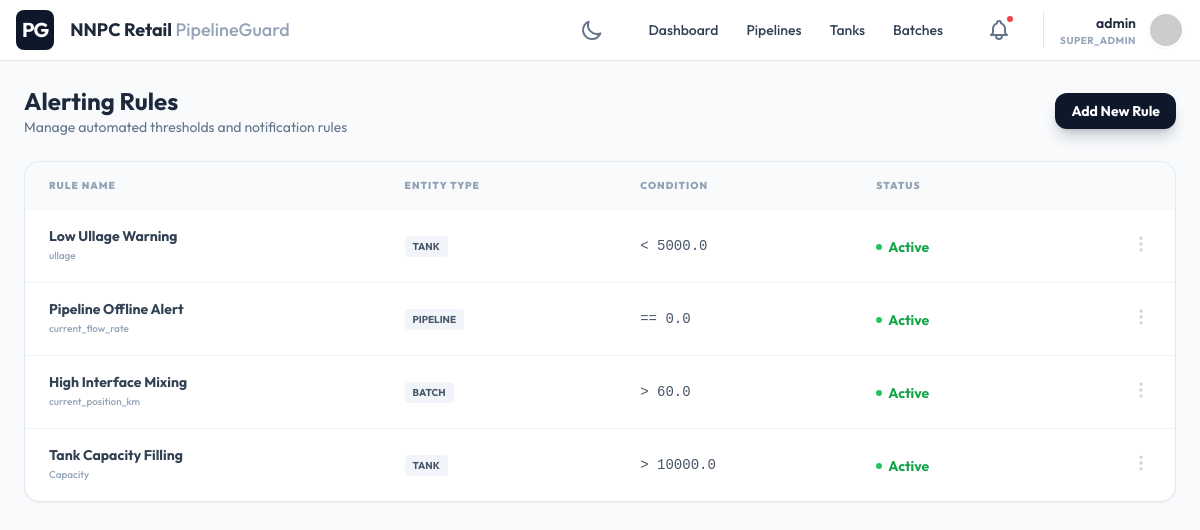
/alerts/rules/ (signed in), run on the app's committed database.
### core/models.py (models this page shows, shortened)
class Tenant(models.Model):
    name = models.CharField(max_length=255, unique=True)
    domain_name = models.CharField(max_length=255, unique=True, help_text="e.g., omc1.pipelineguard.com")
    api_key = models.CharField(max_length=64, unique=True, default=generate_api_key, editable=False)
    primary_color = models.CharField(max_length=20, default="#0f172a")
    secondary_color = models.CharField(max_length=20, default="#3b82f6")
    logo = models.ImageField(upload_to="tenant_logos/", null=True, blank=True)
    favicon = models.ImageField(upload_to="tenant_favicons/", null=True, blank=True)
    login_background = models.ImageField(upload_to="tenant_backgrounds/", null=True, blank=True)
    created_at = models.DateTimeField(auto_now_add=True)
    updated_at = models.DateTimeField(auto_now=True)

class User(AbstractUser):
    ROLE_CHOICES = (
        ('SUPER_ADMIN', 'Super Admin'),
        ('TENANT_ADMIN', 'Tenant Admin'),
        ('OPERATOR', 'Operator'),
        ('VIEWER', 'Viewer'),
    )
    tenant = models.ForeignKey(Tenant, on_delete=models.CASCADE, null=True, blank=True, related_name='users')
    role = models.CharField(max_length=20, choices=ROLE_CHOICES, default='VIEWER')
    THEME_CHOICES = (
        ('light', 'Light Mode'),
        ('dark', 'Dark Mode'),
    )
    theme_preference = models.CharField(max_length=10, choices=THEME_CHOICES, default='light')

### alerts/models.py (models this page shows)
class AlertRule(models.Model):
    ENTITY_CHOICES = [('TANK', 'Tank'), ('PIPELINE', 'Pipeline Segment'), ('BATCH', 'Batch'), ('VESSEL', 'Vessel')]
    CONDITION_CHOICES = [('>', 'Greater Than'), ('<', 'Less Than'), ('==', 'Equals'), ('!=', 'Not Equals')]
    tenant = models.ForeignKey(Tenant, on_delete=models.CASCADE, related_name='alert_rules')
    name = models.CharField(max_length=150)
    entity_type = models.CharField(max_length=20, choices=ENTITY_CHOICES)
    entity_id = models.IntegerField(null=True, blank=True, help_text="ID of the specific Tank, Pipeline, etc.")
    metric = models.CharField(max_length=50, help_text="e.g., ullage, pressure, status, interface_volume")
    condition = models.CharField(max_length=5, choices=CONDITION_CHOICES)
    threshold = models.FloatField()
    message_template = models.CharField(max_length=255, help_text="Use {entity} and {value} in string")
    is_active = models.BooleanField(default=True)

### alerts/views.py (the view)
# urls.py: path('rules/', AlertRuleListView.as_view(), name='alert_rules'),
class AlertRuleListView(LoginRequiredMixin, ListView):
    model = AlertRule
    template_name = 'alerts/rule_list.html'
    context_object_name = 'rules'
    def get_queryset(self):
        user = self.request.user
        tenant = self.request.tenant
        if tenant:
            qs = AlertRule.objects.filter(tenant=tenant)
        elif user.is_superuser:
            qs = AlertRule.objects.all()
        else:
            qs = AlertRule.objects.none()
        return qs

### core/context_processors.py (called while the page is built, shortened)
def tenant_branding(request):
    tenant = getattr(request, 'tenant', None)
    return {
        'tenant_name': tenant.name,
        'primary_color': tenant.primary_color,
        'secondary_color': tenant.secondary_color,
        'tenant_logo': tenant.logo.url if tenant.logo else None,
        'tenant_favicon': tenant.favicon.url if tenant.favicon else None,
        'tenant_background': tenant.login_background.url if tenant.login_background else None,
    }

### templates/alerts/rule_list.html
{% extends 'base.html' %}
{% block content %}
<div class="p-6 max-w-7xl mx-auto space-y-6">
    <div class="flex items-center justify-between">
        <div>
            <h1 class="text-2xl font-bold text-slate-800 dark:text-white">Alerting Rules</h1>
            <p class="text-slate-500 dark:text-slate-400 text-sm">Manage automated thresholds and notification rules</p>
        </div>
        <a href="{% url 'alert_rule_add' %}" class="bg-primary text-white px-4 py-2 rounded-xl text-sm font-bold shadow-lg shadow-primary/20 hover:scale-105 transition-all">Add New Rule</a>
    </div>
    <div class="bg-white dark:bg-slate-800 rounded-2xl border border-slate-200 dark:border-slate-700 shadow-sm overflow-hidden transition-colors">
        <table class="w-full text-left border-collapse">
            <thead>
                <tr class="bg-slate-50 dark:bg-slate-900/50 border-b border-slate-100 dark:border-slate-700">
                    <th class="px-6 py-4 text-[10px] font-black text-slate-400 dark:text-slate-500 uppercase tracking-widest">Rule Name</th>
                    <th class="px-6 py-4 text-[10px] font-black text-slate-400 dark:text-slate-500 uppercase tracking-widest">Entity Type</th>
                    <th class="px-6 py-4 text-[10px] font-black text-slate-400 dark:text-slate-500 uppercase tracking-widest">Condition</th>
                    <th class="px-6 py-4 text-[10px] font-black text-slate-400 dark:text-slate-500 uppercase tracking-widest">Status</th>
                    <th class="px-6 py-4 text-right"></th>
                </tr>
            </thead>
            <tbody class="divide-y divide-slate-100 dark:divide-slate-700 text-sm">
                {% for rule in rules %}
                <tr class="hover:bg-slate-50 dark:hover:bg-slate-700/30 transition-colors group">
                    <td class="px-6 py-4">
                        <div class="font-bold text-slate-700 dark:text-white">{{ rule.name }}</div>
                        <div class="text-[10px] text-slate-400 font-medium">{{ rule.metric }}</div>
                    </td>
                    <td class="px-6 py-4">
                        <span class="px-2 py-1 bg-slate-100 dark:bg-slate-700 text-slate-600 dark:text-slate-300 rounded text-[10px] font-bold uppercase">{{ rule.entity_type }}</span>
                    </td>
                    <td class="px-6 py-4 font-mono text-slate-600 dark:text-slate-400">
                        {{ rule.condition|upper }} {{ rule.threshold }}
                    </td>
                    <td class="px-6 py-4">
                        <span class="inline-flex items-center gap-1.5 {% if rule.is_active %}text-green-600 dark:text-green-400{% else %}text-slate-400 dark:text-slate-500{% endif %} font-bold">
                            <span class="w-1.5 h-1.5 rounded-full {% if rule.is_active %}bg-green-500{% else %}bg-slate-400 dark:bg-slate-500{% endif %}"></span>
                            {{ rule.is_active|yesno:"Active,Inactive" }}
                        </span>
                    </td>
                    <td class="px-6 py-4 text-right">
                        <button class="text-slate-300 dark:text-slate-600 hover:text-primary dark:hover:text-primary transition-colors">
                            <svg class="w-5 h-5" fill="none" stroke="currentColor" viewBox="0 0 24 24"><path stroke-linecap="round" stroke-linejoin="round" stroke-width="2" d="M12 5v.01M12 12v.01M12 19v.01M12 6a1 1 0 110-2 1 1 0 010 2zm0 7a1 1 0 110-2 1 1 0 010 2zm0 7a1 1 0 110-2 1 1 0 010 2z"></path></svg>
                        </button>
                    </td>
                </tr>
                {% empty %}
                <tr>
                    <td colspan="5" class="px-6 py-20 text-center text-slate-400 dark:text-slate-500 italic">No alert rules found.</td>
                </tr>
                {% endfor %}
            </tbody>
        </table>
    </div>
</div>
{% endblock %}

### templates/base.html (shortened to what this page needs)
<!DOCTYPE html>
<html lang="en" class="h-full {% if user.theme_preference == 'dark' %}dark{% endif %}">
<head>
    <script src="https://cdn.tailwindcss.com"></script>
    <link rel="stylesheet" href="https://unpkg.com/leaflet@1.9.4/dist/leaflet.css"/>
</head>
<body class="h-full overflow-hidden flex flex-col bg-slate-50 dark:bg-slate-900 transition-colors duration-300"
      hx-headers='{"X-CSRFToken": "{{ csrf_token }}"}'
      x-data="{
        mobileMenuOpen: false,
        darkMode: {% if user.theme_preference == 'dark' %}true{% else %}false{% endif %},
        init() {
            this.$watch('darkMode', val => {
                document.documentElement.classList.toggle('dark', val);
                fetch('{% url 'toggle_theme' %}', {
                    method: 'POST',
                    headers: { 'X-CSRFToken': '{{ csrf_token }}', 'Content-Type': 'application/x-www-form-urlencoded' },
                    body: 'theme=' + (val ? 'dark' : 'light')
                }).then(res => {
                    if (!res.ok) console.error('Failed to sync theme');
                });
            });
            document.documentElement.classList.toggle('dark', this.darkMode);
        }
      }">
    <nav class="bg-white dark:bg-slate-800 border-b border-slate-200 dark:border-slate-700 px-4 py-2.5 flex items-center justify-between z-50 transition-colors">
        <div class="flex items-center gap-4">
            {% if tenant_logo %}
                <img src="{{ tenant_logo }}" alt="{{ tenant_name }}" class="h-8 w-auto">
            {% else %}
                <div class="bg-primary text-white p-1.5 rounded-lg font-bold text-xl uppercase tracking-tighter">PG</div>
            {% endif %}
            <span class="font-bold text-slate-800 dark:text-white text-lg hidden md:block">{{ tenant_name }} <span class="text-slate-400 font-medium">PipelineGuard</span></span>
        </div>
        <div class="flex items-center gap-6">
            <button @click="darkMode = !darkMode"
                    class="p-2 text-slate-500 hover:bg-slate-100 dark:hover:bg-slate-700 rounded-full transition-all ring-inset focus:outline-none focus:ring-2 focus:ring-primary/20">
                <svg x-show="!darkMode" class="w-6 h-6" fill="none" stroke="currentColor" viewBox="0 0 24 24"><path stroke-linecap="round" stroke-linejoin="round" stroke-width="2" d="M20.354 15.354A9 9 0 018.646 3.646 9.003 9.003 0 0012 21a9.003 9.003 0 008.354-5.646z"></path></svg>
            </button>
            <div class="hidden lg:flex items-center gap-1">
                <a href="{% url 'dashboard' %}" class="px-3 py-2 rounded-md text-sm font-medium text-slate-700 dark:text-slate-300 hover:bg-slate-100 dark:hover:bg-slate-700 ">Dashboard</a>
                <a href="{% url 'pipeline_list' %}" class="px-3 py-2 rounded-md text-sm font-medium text-slate-700 dark:text-slate-300 hover:bg-slate-100 dark:hover:bg-slate-700 ">Pipelines</a>
                <a href="{% url 'tank_list' %}" class="px-3 py-2 rounded-md text-sm font-medium text-slate-700 dark:text-slate-300 hover:bg-slate-100 dark:hover:bg-slate-700 ">Tanks</a>
                <a href="{% url 'batch_list' %}" class="px-3 py-2 rounded-md text-sm font-medium text-slate-700 dark:text-slate-300 hover:bg-slate-100 dark:hover:bg-slate-700 ">Batches</a>
            </div>
            <div class="relative" x-data="{ open: false }">
                <a href="{% url 'notification_list' %}" class="p-2 text-slate-500 hover:bg-slate-100 dark:hover:bg-slate-700 rounded-full relative block">
                    <span class="absolute top-1 right-1 w-2.5 h-2.5 bg-red-500 border-2 border-white dark:border-slate-800 rounded-full"></span>
                </a>
            </div>
            <div class="relative flex items-center gap-3 pl-4 border-l border-slate-200 dark:border-slate-700" x-data="{ open: false }">
                <div class="text-right hidden sm:block">
                    <div class="text-sm font-semibold text-slate-800 dark:text-white">{{ user.username }}</div>
                    <div class="text-[10px] uppercase font-bold text-slate-400 tracking-wider">{{ user.role }}</div>
                </div>
                <button @click="open = !open" class="h-9 w-9 bg-slate-200 rounded-full border-2 border-white dark:border-slate-700 overflow-hidden shadow-sm hover:ring-2 hover:ring-primary/20 transition-all">
                    <img src="https://ui-avatars.com/api/?name={{ user.username }}&background=random" alt="User">
                </button>
            </div>
        </div>
    </nav>
    <main class="flex-1 overflow-auto relative">
        {% block content %}{% endblock %}
    </main>
</body>
</html>

### data on the page
Tenant: name "NNPC Retail"
User: username "admin", role "SUPER_ADMIN"
AlertRule: name "Low Ullage Warning", metric "ullage", entity_type "TANK", condition "<", threshold "5000.0", is_active "Active"
AlertRule: name "Pipeline Offline Alert", metric "current_flow_rate", entity_type "PIPELINE", condition "==", threshold "0.0", is_active "Active"
AlertRule: name "High Interface Mixing", metric "current_position_km", entity_type "BATCH", condition ">", threshold "60.0", is_active "Active"
AlertRule: name "Tank Capacity Filling", metric "Capacity", entity_type "TANK", condition ">", threshold "10000.0", is_active "Active"
